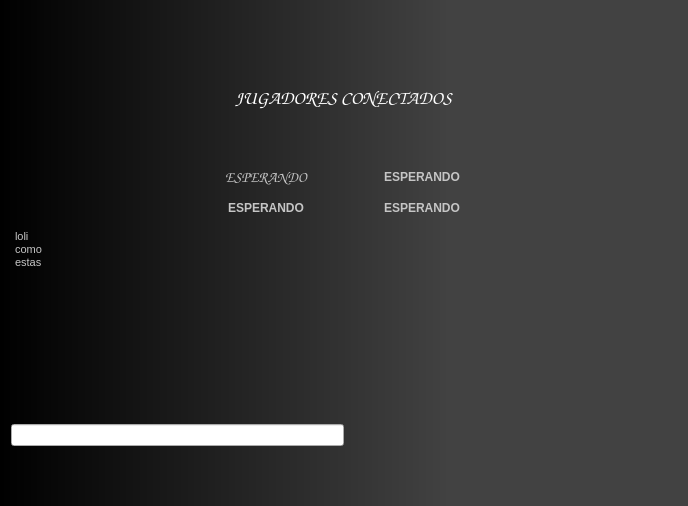
<?xml version="1.0" encoding="UTF-8"?>
<ui version="4.0">
 <class>widget_ventana_espera</class>
 <widget class="QWidget" name="widget_ventana_espera">
  <property name="geometry">
   <rect>
    <x>0</x>
    <y>0</y>
    <width>688</width>
    <height>506</height>
   </rect>
  </property>
  <property name="windowTitle">
   <string>Ventana Espera DCCuatro</string>
  </property>
  <property name="windowIcon">
   <iconset>
    <normaloff>sprites/Logo_1.png</normaloff>sprites/Logo_1.png</iconset>
  </property>
  <property name="styleSheet">
   <string notr="true">QWidget#widget_ventana_espera{
background-color: qlineargradient(spread:pad, x1:0, y1:0, x2:1, y2:0, stop:0 rgba(0, 0, 0, 255), stop:0.653409 rgba(66, 66, 66, 255));
}</string>
  </property>
  <layout class="QVBoxLayout" name="verticalLayout_2">
   <item>
    <spacer name="verticalSpacer">
     <property name="orientation">
      <enum>Qt::Vertical</enum>
     </property>
     <property name="sizeHint" stdset="0">
      <size>
       <width>20</width>
       <height>40</height>
      </size>
     </property>
    </spacer>
   </item>
   <item>
    <layout class="QVBoxLayout" name="verticalLayout">
     <item>
      <layout class="QHBoxLayout" name="horizontalLayout">
       <item>
        <spacer name="horizontalSpacer">
         <property name="orientation">
          <enum>Qt::Horizontal</enum>
         </property>
         <property name="sizeHint" stdset="0">
          <size>
           <width>40</width>
           <height>20</height>
          </size>
         </property>
        </spacer>
       </item>
       <item>
        <widget class="QLabel" name="l_icono_juego">
         <property name="maximumSize">
          <size>
           <width>250</width>
           <height>200</height>
          </size>
         </property>
         <property name="text">
          <string/>
         </property>
         <property name="pixmap">
          <pixmap>sprites/Logo_2.png</pixmap>
         </property>
         <property name="scaledContents">
          <bool>true</bool>
         </property>
        </widget>
       </item>
       <item>
        <spacer name="horizontalSpacer_2">
         <property name="orientation">
          <enum>Qt::Horizontal</enum>
         </property>
         <property name="sizeHint" stdset="0">
          <size>
           <width>40</width>
           <height>20</height>
          </size>
         </property>
        </spacer>
       </item>
      </layout>
     </item>
    </layout>
   </item>
   <item>
    <layout class="QHBoxLayout" name="horizontalLayout_2">
     <item>
      <spacer name="horizontalSpacer_3">
       <property name="orientation">
        <enum>Qt::Horizontal</enum>
       </property>
       <property name="sizeHint" stdset="0">
        <size>
         <width>40</width>
         <height>20</height>
        </size>
       </property>
      </spacer>
     </item>
     <item>
      <widget class="QLabel" name="l_texto_esperando">
       <property name="font">
        <font>
         <family>Comic Sans MS</family>
         <pointsize>14</pointsize>
         <weight>75</weight>
         <bold>true</bold>
        </font>
       </property>
       <property name="styleSheet">
        <string notr="true">QLabel#l_texto_esperando{
	
	color: rgb(255, 255, 255);
}</string>
       </property>
       <property name="text">
        <string>JUGADORES CONECTADOS</string>
       </property>
      </widget>
     </item>
     <item>
      <spacer name="horizontalSpacer_4">
       <property name="orientation">
        <enum>Qt::Horizontal</enum>
       </property>
       <property name="sizeHint" stdset="0">
        <size>
         <width>40</width>
         <height>20</height>
        </size>
       </property>
      </spacer>
     </item>
    </layout>
   </item>
   <item>
    <spacer name="verticalSpacer_3">
     <property name="orientation">
      <enum>Qt::Vertical</enum>
     </property>
     <property name="sizeHint" stdset="0">
      <size>
       <width>20</width>
       <height>40</height>
      </size>
     </property>
    </spacer>
   </item>
   <item>
    <layout class="QGridLayout" name="gridLayout">
     <item row="0" column="2">
      <widget class="QLabel" name="l_nombre_2">
       <property name="minimumSize">
        <size>
         <width>150</width>
         <height>25</height>
        </size>
       </property>
       <property name="maximumSize">
        <size>
         <width>150</width>
         <height>25</height>
        </size>
       </property>
       <property name="styleSheet">
        <string notr="true">QLabel#l_nombre_2{
	color : rgb(197, 197, 197);
	
	font: 75 11pt &quot;Comic Sans MS&quot;;
	font-weight : Bold;

}</string>
       </property>
       <property name="text">
        <string>ESPERANDO</string>
       </property>
       <property name="alignment">
        <set>Qt::AlignCenter</set>
       </property>
      </widget>
     </item>
     <item row="1" column="2">
      <widget class="QLabel" name="l_nombre_4">
       <property name="styleSheet">
        <string notr="true">QLabel#l_nombre_4{
	color : rgb(197, 197, 197);
	
	font: 75 11pt &quot;Comic Sans MS&quot;;
	font-weight : Bold;

}</string>
       </property>
       <property name="text">
        <string>ESPERANDO</string>
       </property>
       <property name="alignment">
        <set>Qt::AlignCenter</set>
       </property>
      </widget>
     </item>
     <item row="0" column="1">
      <widget class="QLabel" name="l_nombre_1">
       <property name="minimumSize">
        <size>
         <width>150</width>
         <height>25</height>
        </size>
       </property>
       <property name="maximumSize">
        <size>
         <width>150</width>
         <height>25</height>
        </size>
       </property>
       <property name="font">
        <font>
         <family>Comic Sans MS</family>
         <pointsize>11</pointsize>
         <weight>75</weight>
         <italic>false</italic>
         <bold>true</bold>
        </font>
       </property>
       <property name="autoFillBackground">
        <bool>false</bool>
       </property>
       <property name="styleSheet">
        <string notr="true">QLabel#l_nombre_1{
	color : rgb(197, 197, 197);
	
	font: 75 11pt &quot;Comic Sans MS&quot;;
	font-weight : Bold;

}</string>
       </property>
       <property name="text">
        <string>ESPERANDO</string>
       </property>
       <property name="alignment">
        <set>Qt::AlignCenter</set>
       </property>
      </widget>
     </item>
     <item row="1" column="1">
      <widget class="QLabel" name="l_nombre_3">
       <property name="minimumSize">
        <size>
         <width>150</width>
         <height>25</height>
        </size>
       </property>
       <property name="maximumSize">
        <size>
         <width>150</width>
         <height>25</height>
        </size>
       </property>
       <property name="styleSheet">
        <string notr="true">QLabel#l_nombre_3{
	color : rgb(197, 197, 197);
	
	font: 75 11pt &quot;Comic Sans MS&quot;;
	font-weight : Bold;

}</string>
       </property>
       <property name="text">
        <string>ESPERANDO</string>
       </property>
       <property name="alignment">
        <set>Qt::AlignCenter</set>
       </property>
      </widget>
     </item>
     <item row="0" column="0">
      <spacer name="horizontalSpacer_5">
       <property name="orientation">
        <enum>Qt::Horizontal</enum>
       </property>
       <property name="sizeHint" stdset="0">
        <size>
         <width>40</width>
         <height>20</height>
        </size>
       </property>
      </spacer>
     </item>
     <item row="0" column="3">
      <spacer name="horizontalSpacer_6">
       <property name="orientation">
        <enum>Qt::Horizontal</enum>
       </property>
       <property name="sizeHint" stdset="0">
        <size>
         <width>40</width>
         <height>20</height>
        </size>
       </property>
      </spacer>
     </item>
    </layout>
   </item>
   <item>
    <layout class="QHBoxLayout" name="horizontalLayout_3">
     <item>
      <layout class="QVBoxLayout" name="verticalLayout_3">
       <item>
        <widget class="QTextEdit" name="te_chat">
         <property name="styleSheet">
          <string notr="true">QTextEdit#te_chat{
	background-color : transparent;
	color : rgb(197, 197, 197);
	
	font: 75 8pt &quot;Comic Sans MS&quot;;

}</string>
         </property>
         <property name="frameShape">
          <enum>QFrame::NoFrame</enum>
         </property>
         <property name="lineWidth">
          <number>1</number>
         </property>
         <property name="readOnly">
          <bool>true</bool>
         </property>
         <property name="html">
          <string>&lt;!DOCTYPE HTML PUBLIC &quot;-//W3C//DTD HTML 4.0//EN&quot; &quot;http://www.w3.org/TR/REC-html40/strict.dtd&quot;&gt;
&lt;html&gt;&lt;head&gt;&lt;meta name=&quot;qrichtext&quot; content=&quot;1&quot; /&gt;&lt;style type=&quot;text/css&quot;&gt;
p, li { white-space: pre-wrap; }
&lt;/style&gt;&lt;/head&gt;&lt;body style=&quot; font-family:'Comic Sans MS'; font-size:8pt; font-weight:72; font-style:normal;&quot;&gt;
&lt;p style=&quot; margin-top:0px; margin-bottom:0px; margin-left:0px; margin-right:0px; -qt-block-indent:0; text-indent:0px;&quot;&gt;&lt;span style=&quot; font-family:'MS Shell Dlg 2'; font-weight:400;&quot;&gt;loli&lt;/span&gt;&lt;/p&gt;
&lt;p style=&quot; margin-top:0px; margin-bottom:0px; margin-left:0px; margin-right:0px; -qt-block-indent:0; text-indent:0px;&quot;&gt;&lt;span style=&quot; font-family:'MS Shell Dlg 2'; font-weight:400;&quot;&gt;como&lt;/span&gt;&lt;/p&gt;
&lt;p style=&quot; margin-top:0px; margin-bottom:0px; margin-left:0px; margin-right:0px; -qt-block-indent:0; text-indent:0px;&quot;&gt;&lt;span style=&quot; font-family:'MS Shell Dlg 2'; font-weight:400;&quot;&gt;estas&lt;/span&gt;&lt;/p&gt;&lt;/body&gt;&lt;/html&gt;</string>
         </property>
        </widget>
       </item>
       <item>
        <widget class="QLineEdit" name="le_chat"/>
       </item>
      </layout>
     </item>
     <item>
      <spacer name="horizontalSpacer_7">
       <property name="orientation">
        <enum>Qt::Horizontal</enum>
       </property>
       <property name="sizeHint" stdset="0">
        <size>
         <width>40</width>
         <height>20</height>
        </size>
       </property>
      </spacer>
     </item>
    </layout>
   </item>
   <item>
    <spacer name="verticalSpacer_2">
     <property name="orientation">
      <enum>Qt::Vertical</enum>
     </property>
     <property name="sizeHint" stdset="0">
      <size>
       <width>20</width>
       <height>40</height>
      </size>
     </property>
    </spacer>
   </item>
  </layout>
 </widget>
 <resources/>
 <connections/>
 <slots>
  <slot>input_chat()</slot>
 </slots>
</ui>
